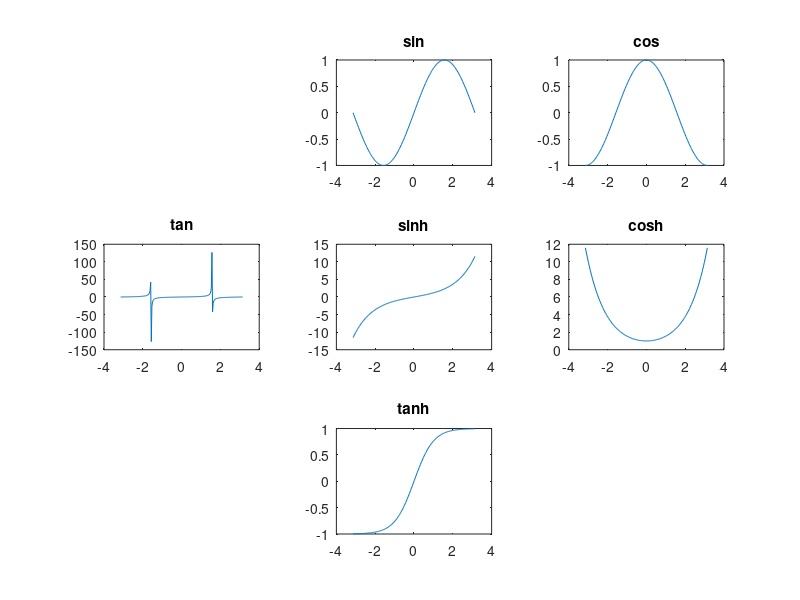

Source code (MATLAB):
clear all
clc
% Comment/Uncomment. Windows: Ctrl + R/Ctrl + T

x = linspace(-pi,pi,200);
y1=sin(x);
y2=cos(x);
y3=tan(x);
y4=sinh(x);
y5=cosh(x);
y6=tanh(x);

% there is no zero index in matlab
subplot(3,3,1.5);
plot(x,y1);title('sin');
subplot(3,3,2.5);
plot(x,y2);title('cos');

subplot(3,3,4);
plot(x,y3);title('tan');

subplot(3,3,5);
plot(x,y4);title('sinh');

subplot(3,3,6);
plot(x,y5);title('cosh');

subplot(3,3,7.5);
plot(x,y6);title('tanh');
